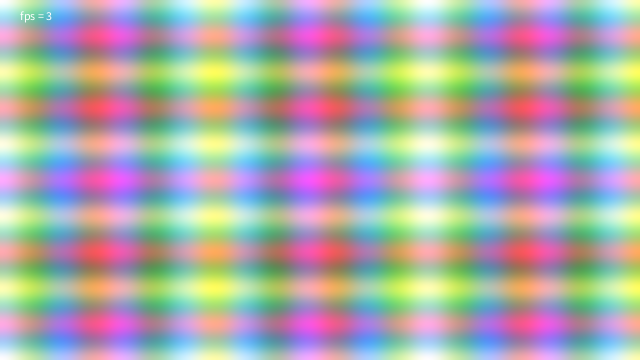
Frame 1 (no input)
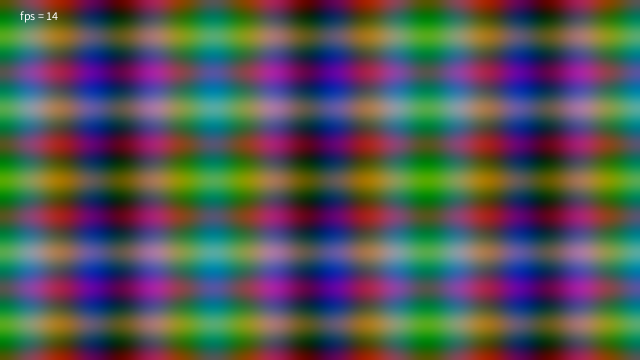
Frame 60 (the mouse pressed at the canvas centre just before this capture)
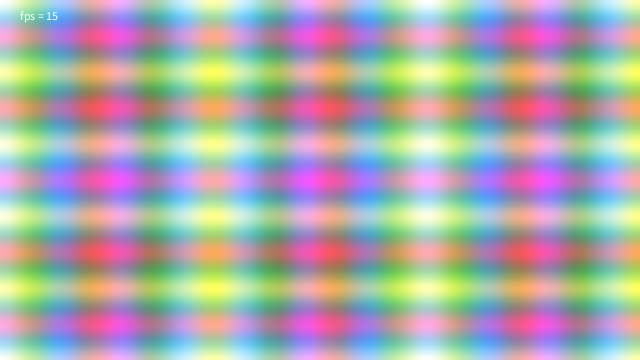
Frame 120 (the mouse held since frame 60 and released just before this capture)

The Processing sketch that drew these frames (run headless with seeded random() and noise(); from frame 60 on, the mouse is pressed at the canvas centre):

// Processing sketch: threeDBackground1
// ── threeDBackground1.pde
int numBackgrounds = 120;
ArrayList<Screenshot> screenshots = new ArrayList<Screenshot>();

void setup() {
  size(640, 360);
}

void draw() {
  if (frameCount <= numBackgrounds) {
    screenshots.add(new Screenshot());
  } 
  else {
    int frame = (frameCount - 1) % screenshots.size();
    screenshots.get(frame).draw();
    fill(0);
    ellipse(mouseX, mouseY, 30, 30);
  }
  fill(255);
  text("fps = "+(int) (frameCount * 1000.0)/millis(), 20, 20);
}

class Screenshot {
  PImage img;

  Screenshot() {
    img = createImage(width, height, RGB);
    img.loadPixels();
    float t = 2 * PI * frameCount / numBackgrounds;
    for (int i = 0; i < width; ++i) {
      float x = i * 2 * PI / width * 3;
      for (int j = 0; j < height; ++j) {
        float y = j * 2 * PI / height * 2;
        float r = map(cos(x*2+t)+cos(y*5+2*t) + cos(t), -3, 3, 0, 255);
        float g = map(cos(x+2*t)+cos(y*2.5-3*t) + cos(t), -3, 3, 0, 255);
        float b = map(cos(x*3.5-3*t)+cos(y+t) + cos(t), -3, 3, 0, 255);
        img.pixels[i + width * j] = color(r, g, b);
      }
    }
    img.updatePixels();
    draw();
  }

  void draw() {
    image(img, 0, 0);
  }
}
